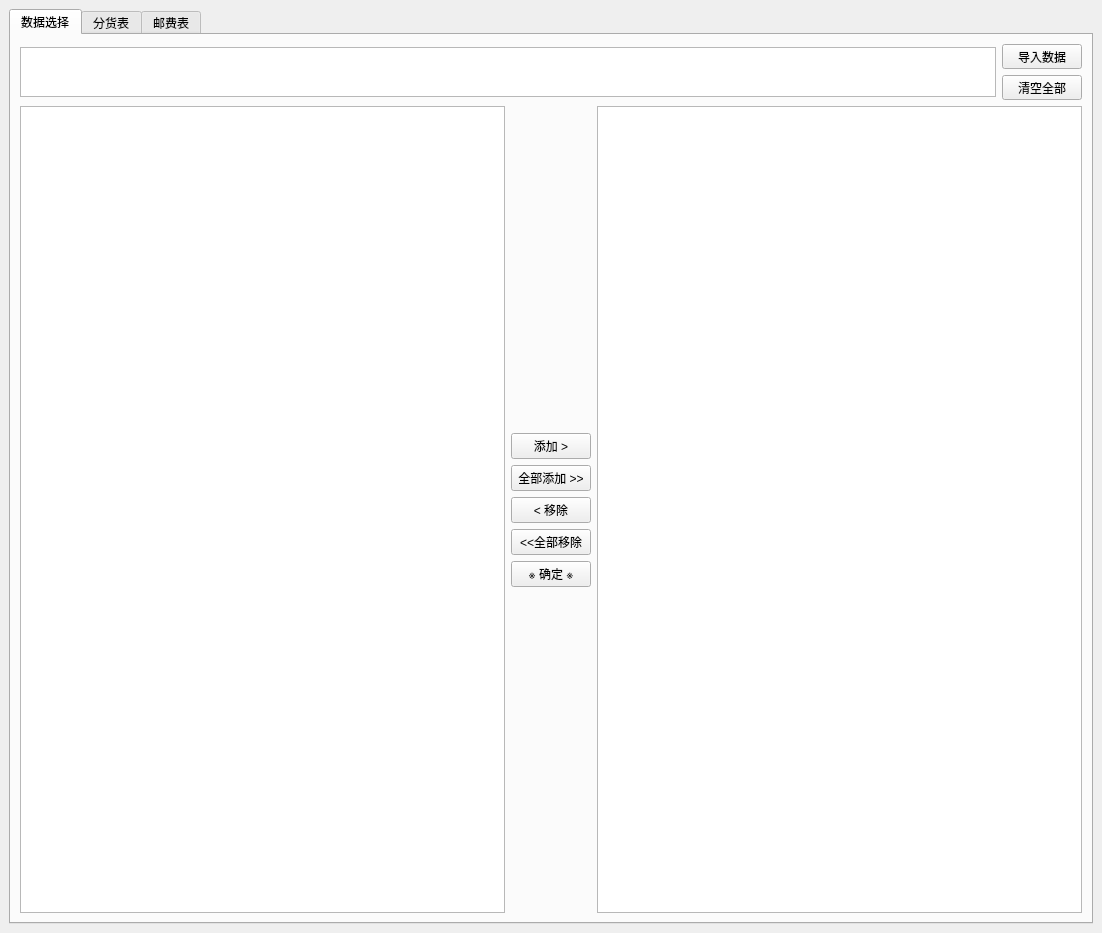
<?xml version="1.0" encoding="UTF-8"?>
<ui version="4.0">
 <class>mainWindow</class>
 <widget class="QMainWindow" name="mainWindow">
  <property name="geometry">
   <rect>
    <x>0</x>
    <y>0</y>
    <width>1102</width>
    <height>933</height>
   </rect>
  </property>
  <property name="windowTitle">
   <string>相卡分货</string>
  </property>
  <widget class="QWidget" name="centralwidget">
   <layout class="QHBoxLayout" name="horizontalLayout">
    <item>
     <widget class="QTabWidget" name="tabWidget">
      <property name="styleSheet">
       <string notr="true"/>
      </property>
      <property name="currentIndex">
       <number>0</number>
      </property>
      <widget class="QWidget" name="tab">
       <attribute name="title">
        <string>数据选择</string>
       </attribute>
       <layout class="QVBoxLayout" name="verticalLayout_3">
        <item>
         <layout class="QHBoxLayout" name="horizontalLayout_2">
          <item>
           <widget class="QListWidget" name="lst_filePath">
            <property name="sizePolicy">
             <sizepolicy hsizetype="Expanding" vsizetype="Fixed">
              <horstretch>0</horstretch>
              <verstretch>0</verstretch>
             </sizepolicy>
            </property>
            <property name="minimumSize">
             <size>
              <width>0</width>
              <height>50</height>
             </size>
            </property>
            <property name="maximumSize">
             <size>
              <width>16777215</width>
              <height>50</height>
             </size>
            </property>
           </widget>
          </item>
          <item>
           <layout class="QVBoxLayout" name="verticalLayout">
            <item>
             <widget class="QPushButton" name="btn_addFile">
              <property name="minimumSize">
               <size>
                <width>0</width>
                <height>25</height>
               </size>
              </property>
              <property name="maximumSize">
               <size>
                <width>16777215</width>
                <height>25</height>
               </size>
              </property>
              <property name="text">
               <string>导入数据</string>
              </property>
             </widget>
            </item>
            <item>
             <widget class="QPushButton" name="btn_clear">
              <property name="minimumSize">
               <size>
                <width>0</width>
                <height>25</height>
               </size>
              </property>
              <property name="maximumSize">
               <size>
                <width>16777215</width>
                <height>25</height>
               </size>
              </property>
              <property name="text">
               <string>清空全部</string>
              </property>
             </widget>
            </item>
           </layout>
          </item>
         </layout>
        </item>
        <item>
         <layout class="QHBoxLayout" name="horizontalLayout_3">
          <item>
           <widget class="QListWidget" name="lst_goodNoChoose">
            <property name="selectionMode">
             <enum>QAbstractItemView::ExtendedSelection</enum>
            </property>
           </widget>
          </item>
          <item>
           <layout class="QVBoxLayout" name="verticalLayout_2">
            <item>
             <spacer name="verticalSpacer_3">
              <property name="orientation">
               <enum>Qt::Vertical</enum>
              </property>
              <property name="sizeHint" stdset="0">
               <size>
                <width>20</width>
                <height>40</height>
               </size>
              </property>
             </spacer>
            </item>
            <item>
             <widget class="QPushButton" name="btn_addOneGood">
              <property name="text">
               <string>添加 &gt;</string>
              </property>
             </widget>
            </item>
            <item>
             <widget class="QPushButton" name="btn_addAllGood">
              <property name="text">
               <string>全部添加 &gt;&gt;</string>
              </property>
             </widget>
            </item>
            <item>
             <widget class="QPushButton" name="btn_delOneGood">
              <property name="text">
               <string>&lt; 移除</string>
              </property>
             </widget>
            </item>
            <item>
             <widget class="QPushButton" name="btn_delAllGood">
              <property name="text">
               <string>&lt;&lt;全部移除</string>
              </property>
             </widget>
            </item>
            <item>
             <widget class="QPushButton" name="btn_OK">
              <property name="text">
               <string>※ 确定 ※</string>
              </property>
             </widget>
            </item>
            <item>
             <spacer name="verticalSpacer">
              <property name="orientation">
               <enum>Qt::Vertical</enum>
              </property>
              <property name="sizeHint" stdset="0">
               <size>
                <width>20</width>
                <height>40</height>
               </size>
              </property>
             </spacer>
            </item>
           </layout>
          </item>
          <item>
           <widget class="QListWidget" name="lst_goodChoose">
            <property name="selectionMode">
             <enum>QAbstractItemView::ExtendedSelection</enum>
            </property>
           </widget>
          </item>
         </layout>
        </item>
       </layout>
      </widget>
      <widget class="QWidget" name="tab_2">
       <attribute name="title">
        <string>分货表</string>
       </attribute>
       <layout class="QHBoxLayout" name="horizontalLayout_4">
        <item>
         <widget class="QListWidget" name="lst_cn">
          <property name="maximumSize">
           <size>
            <width>200</width>
            <height>16777215</height>
           </size>
          </property>
         </widget>
        </item>
        <item>
         <widget class="QTableWidget" name="lst_good"/>
        </item>
        <item>
         <layout class="QVBoxLayout" name="verticalLayout_4">
          <item>
           <widget class="QPushButton" name="btn_addData">
            <property name="text">
             <string>导入数据</string>
            </property>
           </widget>
          </item>
          <item>
           <widget class="Line" name="line">
            <property name="orientation">
             <enum>Qt::Horizontal</enum>
            </property>
           </widget>
          </item>
          <item>
           <widget class="QPushButton" name="btn_allGet">
            <property name="text">
             <string>全部到货</string>
            </property>
           </widget>
          </item>
          <item>
           <widget class="QPushButton" name="btn_allUnGet">
            <property name="text">
             <string>取消全部</string>
            </property>
           </widget>
          </item>
          <item>
           <widget class="Line" name="line_2">
            <property name="orientation">
             <enum>Qt::Horizontal</enum>
            </property>
           </widget>
          </item>
          <item>
           <widget class="QPushButton" name="btn_moveOne">
            <property name="text">
             <string>移动当前</string>
            </property>
           </widget>
          </item>
          <item>
           <widget class="QPushButton" name="btn_moveSome">
            <property name="text">
             <string>批量移动</string>
            </property>
           </widget>
          </item>
          <item>
           <widget class="Line" name="line_3">
            <property name="orientation">
             <enum>Qt::Horizontal</enum>
            </property>
           </widget>
          </item>
          <item>
           <widget class="QPushButton" name="btn_countPostage">
            <property name="text">
             <string>统计邮费</string>
            </property>
           </widget>
          </item>
          <item>
           <spacer name="verticalSpacer_2">
            <property name="orientation">
             <enum>Qt::Vertical</enum>
            </property>
            <property name="sizeHint" stdset="0">
             <size>
              <width>20</width>
              <height>40</height>
             </size>
            </property>
           </spacer>
          </item>
         </layout>
        </item>
       </layout>
      </widget>
      <widget class="QWidget" name="tab_3">
       <attribute name="title">
        <string>邮费表</string>
       </attribute>
      </widget>
     </widget>
    </item>
   </layout>
  </widget>
  <widget class="QMenuBar" name="menubar">
   <property name="geometry">
    <rect>
     <x>0</x>
     <y>0</y>
     <width>1102</width>
     <height>22</height>
    </rect>
   </property>
  </widget>
 </widget>
 <resources/>
 <connections/>
</ui>
